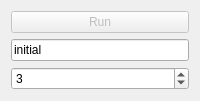
<?xml version="1.0" encoding="UTF-8"?>
<ui version="4.0"><class>FixtureForm</class><widget class="QWidget" name="fixtureForm"><layout class="QVBoxLayout" name="layout"><item><widget class="QPushButton" name="pushButton"><property name="text"><string>Run</string></property><property name="enabled"><bool>false</bool></property></widget></item><item><widget class="QLineEdit" name="lineEdit"><property name="text"><string>initial</string></property><property name="readOnly"><bool>true</bool></property></widget></item><item><widget class="QSpinBox" name="spinBox"><property name="minimum"><number>-2</number></property><property name="maximum"><number>7</number></property><property name="value"><number>3</number></property></widget></item></layout></widget><resources/><connections/></ui>
